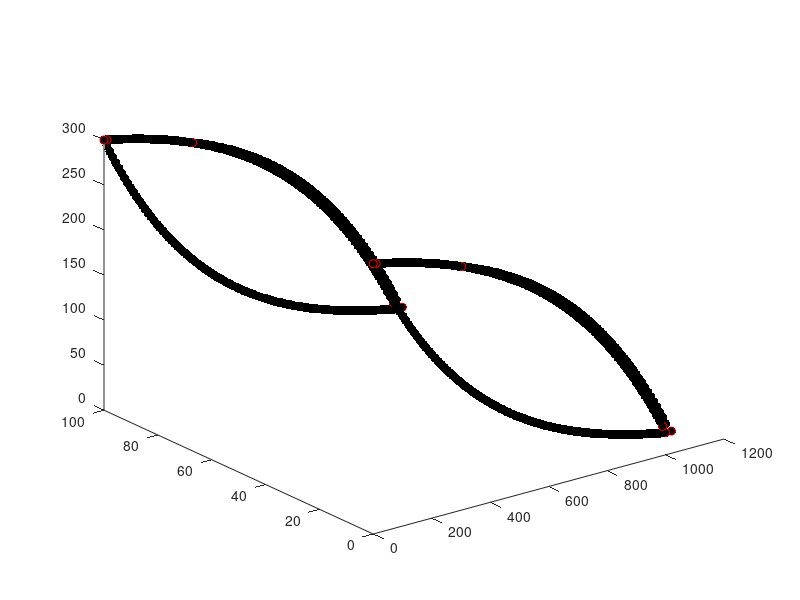

The MATLAB script that drew this image:
%% Here's how the node list is going to be set up:
%  . == basal nodes
%  o == surface nodes
% (xxx) == node # in node list 
%
%       o(2*b+s+1)____
%      /              ____
% (2*b+1)  .(b+1)         ---_____             
%    o____                         --------____   (2*b + 2*s)        
%  ./         ------_________                ----____o
%  1\____                    ___________________    / \. (2*b)
%        \__________                            ---o  /(2*b + s)
%                   -----------____________________\./ (b)
%
%%
clear;clf;
% first: what are you going to call this poly file?
str = 'lense3D_endeb.poly';

x_nodes = 100;                           % number nodes in X-dir
L = 1000;                                % length of domain in X-dir
x = linspace(0,L,x_nodes);               % X-dir


% simple testing:
% bas = zeros(length(x),1);
% srf = 100*ones(length(x),1);
% srf = srf(2:end-1);
% xsrf = x(2:end-1);

basal = 300*exp(-x/400);            % basal position function
a =  -28.3223;                      % ???
n_basal = 2.37e-03;                 % ???
c = 328.3223;                       % ???
surface = a*exp(n_basal*x)+c;       % surface position function
surface = surface(2:end-1);         % trimming the surface topo
x_surface = x(2:end-1);             % x corresponding to # surface pts.
%% dz determination

debris_start = 300;
debris_thickness = 10;
xmax = max(x);


xdebris = x(x > debris_start);
zdebris = [surface(x_surface > debris_start) basal(end)];

%find the slope of the debris thickness increase
m = debris_thickness/(xmax - debris_start);
dz = m*(xdebris-debris_start); %y = mx, equal to thickness of debris on top of surface

zdebris = zdebris + dz; 
debris_end = [debris_thickness+xmax, basal(end)]; %[x, z]

xdebris = [xdebris debris_end(1)+debris_thickness]; %Make it a bit extra thick at the base by adding 1.5* debris thickness to x value
zdebris = [zdebris debris_end(2)];

glacier_width = 100;                        % width between Y0 / Y1 faces

n_basal = length(basal);        %num basal nodes
n_surface = length(surface);    %num surface nodes
n_debris = length(xdebris);

% useful corner nodes:

b1 = 1;
b2 = n_basal;
b3 = n_basal+1;
b4 = 2*n_basal;

s1 = 2*n_basal + 1;
s2 = 2*n_basal + n_surface;
s3 = 2*n_basal + n_surface + 1;
s4 = 2*n_basal + 2*n_surface;

d1 = 2*n_basal + 2*n_surface + 1;
d2 = 2*n_basal + 2*n_surface + n_debris;
d3 = 2*n_basal + 2*n_surface + n_debris + 1;
d4 = 2*n_basal + 2*n_surface + 2*n_debris;

ds1 = 2*n_basal + n_surface - n_debris + 3;
ds2 = 2*n_basal + 2*n_surface - n_debris + 3;

corners = [b1 b2 b3 b4 s1 s2 s3 s4 d1 d2 d3 d4 ds1 ds2];

%% ---------------------------- NODES ----------------------------------%%
nodes = NaN*ones(n_basal+n_basal+n_surface+n_surface+2*length(zdebris), 4);       % empty node matrix to be filled in

% BASAL nodes: ------------------------------------------------------------
% front side (step one, 1 to b):
for i = 1 : n_basal
    ii = i;
    nodes(i,1) = i;                 % this is the node number
    nodes(i,2) = x(ii);             % x
    nodes(i,3) = glacier_width;     % y, front face
    nodes(i,4) = basal(ii);         % z, basal
end;
% back side: (note the loop counter) (step two, b+1 to 2b)
for i = (n_basal+1) : (2*n_basal)
    ii = i-n_basal;
    nodes(i,1) = i;                 % this is the node number
    nodes(i,2) = x(ii);             % x
    nodes(i,3) = 0;                 % y, back face
    nodes(i,4) = basal(ii);           % z, basal
end;

% SURFACE nodes: ----------------------------------------------------------
% front side: (step 4, 2b+1 to 2b+s)
for i = (2*n_basal) + 1 : (2*n_basal) + n_surface
    ii = i-2*n_basal;
    nodes(i,1) = i;                 % this is the node number
    nodes(i,2) = x_surface(ii);          % x
    nodes(i,3) = glacier_width;                 % y, back face
    nodes(i,4) = surface(ii);           % z, surface
end;
% back side (bounds of loop are written this way for clarity): (step 5,
% 2b+s+1 to 2b+2s)
for i = (2*n_basal + n_surface) + 1 : (2*n_basal + 2*n_surface)
    ii = i-(2*n_basal)-n_surface;
    nodes(i,1) = i;                 % this is the node number
    nodes(i,2) = x_surface(ii);          % x
    nodes(i,3) = 0;                 % y, back face
    nodes(i,4) = surface(ii);           % z, surface
end;

% DEBRIS nodes: ----------------------------------------------------------
% front side:
for i = (2*n_basal + 2*n_surface) + 1 : (2*n_basal + 2*n_surface) + n_debris
    ii = i-2*n_basal-2*n_surface;               %incrementing through this section only
    nodes(i,1) = i;                 % this is the node number
    nodes(i,2) = xdebris(ii);     % x location of this node
    nodes(i,3) = glacier_width;     % y set to glacier width for all nodes
    nodes(i,4) = zdebris(ii);       % z, surface (I think this should be debris surface)
end;
% back side (bounds of loop are written this way for clarity):
for i = (2*n_basal + 2*n_surface + n_debris) + 1 : (2*n_basal + 2*n_surface) + 2*n_debris
    ii = i-(2*n_basal)-2*n_surface-n_debris; % incrementing through this section only
    nodes(i,1) = i;                 % this is the node number
    nodes(i,2) = xdebris(ii);     % x
    nodes(i,3) = 0;                 % y, back face
    nodes(i,4) = zdebris(ii);       % z, surface
end;

% PLOT for sanity check:
plot3(nodes(:,2)  ,nodes(:,3)  ,nodes(:,4),'k.', 'MarkerSize', 20); hold on;
plot3(nodes(corners,2)  ,nodes(corners,3)  ,nodes(corners,4),'ro'); hold on;

%% ---------------------------- FACETS ---------------------------------%%

% Z0 (basal) --------------------------------------------------------------
% z0 face first: you will have (b-1) quadrilateral faces
z0header = NaN*ones(n_basal-1,3); % 3 numbers make up a header
z0facets = NaN*ones(n_basal-1,5); % 1 number saying the number of nodes we'll have
                            % and 4 nodes comprising the actual facet
flag = 16;                  % Z0 flag;
                

for f = 1 : n_basal-1
                             % Here's what the header means:
    z0header(f,1) = 1;       % "1 facet follows this header"
    z0header(f,2) = 0;       % "with 0 attributes"?
    z0header(f,3) = flag;    % "and this (Z0 = 16) flag"

    z0facets(f,1) = 4;      % # of points to follow (4, it's a quadrilateral)
                            % "listed in this order" (follows right-hand
                            % rule, normal vector OUTWARD):
    z0facets(f,2) = f+1;             %   b+f----b+f+1
    z0facets(f,3) = f;               %   |   Z0   |
    z0facets(f,4) = f+n_basal;       %   |        |
    z0facets(f,5) = f+1+n_basal;     %   f------f+1
end;

% Z1 ice (surface) ------------------------------------------------------------
% z1 face next: you will have (s-1) + 1 (left side) + 1 (right side) quadrilateral faces
z1header = NaN*ones(1 + n_surface-1 + 1 ,3); % 3 numbers make up a header
z1facets = NaN*ones(1 + n_surface-1 + 1 ,4); % 1 number saying the number of nodes we'll have
                            % and 4 nodes comprising the actual facet
flag = 32;                  % Z1 flag;

% start w/ left side
z1header(1,1) = 1;
z1header(1,2) = 0;
z1header(1,3) = flag;

z1facets(1,1) = 4;                          %  (b+1)     (2b+s+1)
z1facets(1,2) = 1;                            %  ._________o
z1facets(1,3) = 2*n_basal + 1;                %  |         |
z1facets(1,4) = 2*n_basal + n_surface + 1;    %  |(1)      |
z1facets(1,5) = n_basal + 1;                  %  ._________o (2b+1)

counter = 2; % start after the first facet listed above

% loop over surface
for f = (2*n_basal + 1) : (2*n_basal + n_surface) - 1
    
                             % Here's what the header means:
    z1header(counter,1) = 1;       % "1 facet follows this header"
    z1header(counter,2) = 0;       % "with 0 attributes"?
    if (f >= ds1)
        flag = 0;
    end
    z1header(counter,3) = flag;    % "and this (Z0 = 16) flag"


    z1facets(counter,1) = 4;      % # of points to follow 
                            % "listed in this order" (follows right-hand
                            % rule, normal vector OUTWARD):
    z1facets(counter,2) = f;                %   f+s----f+s+1
    z1facets(counter,3) = f+1;              %   |        |
    z1facets(counter,4) = f+n_surface+1;    %   |        |
    z1facets(counter,5) = f+n_surface;      %   f------f+1
    
    counter = counter + 1;
end;

% end w/ right side
z1header(end,1) = 1;
z1header(end,2) = 0;
z1header(end,3) = 0;

z1facets(end,1) = 4;                            %  (2b+2s)   (2b)
z1facets(end,2) = n_basal;                      %  o_________.
z1facets(end,3) = 2*n_basal;                    %  |         |
z1facets(end,4) = 2*n_basal + 2*n_surface;      %  |(2b+s)   |
z1facets(end,5) = 2*n_basal + n_surface;        %  o_________. (b)

% Z1 debris (surface) ------------------------------------------------------------
% z1 face next: you will have (s-1) + 1 (left side) + 1 (right side) quadrilateral faces
z1debris_header = NaN*ones(1 + n_debris  ,3); % 3 numbers make up a header
z1debris_facets = NaN*ones(1 + n_debris  ,4); % 1 number saying the number of nodes we'll have
                            % and 4 nodes comprising the actual facet
flag = 32;                  % Z1 flag;

% start w/ left side
z1debris_header(1,1) = 1;
z1debris_header(1,2) = 0;
z1debris_header(1,3) = flag;

z1debris_facets(1,1) = 4;                          
z1debris_facets(1,2) = ds1-1;                         
z1debris_facets(1,3) = d1;                
z1debris_facets(1,4) = d3;   
z1debris_facets(1,5) = ds2-1;                 

counter = 2; % start after the first facet listed above

% loop over surface
for f = d1 : d2 - 1
    
                             % Here's what the header means:
    z1debris_header(counter,1) = 1;       % "1 facet follows this header"
    z1debris_header(counter,2) = 0;       % "with 0 attributes"?
    z1debris_header(counter,3) = flag;    % "and this (Z0 = 32) flag"


    z1debris_facets(counter,1) = 4;      % # of points to follow 
                            % "listed in this order" (follows right-hand
                            % rule, normal vector OUTWARD):
    z1debris_facets(counter,2) = f;                %   f+s----f+s+1
    z1debris_facets(counter,3) = f+1;              %   |        |
    z1debris_facets(counter,4) = f+n_debris+1;     %   |        |
    z1debris_facets(counter,5) = f+n_debris;       %   f------f+1
    
    counter = counter + 1;
end;

% last facet tucks under, connecting last debris node to last basal ice
% mode
flag = 16;
z1debris_header(end,1) = 1;
z1debris_header(end,2) = 0;
z1debris_header(end,3) = flag;

z1debris_facets(end,1) = 4;                          
z1debris_facets(end,2) = d4;                         
z1debris_facets(end,3) = d2;                
z1debris_facets(end,4) = b2;   
z1debris_facets(end,5) = b4;

% Y0 (front side) ---------------------------------------------------------
% on the front side you'll have (s-1) quadrilateral elements and (2)
% triangular elements (on the left and right sides -- deal w/ those last)
y0header = NaN*ones(n_surface-1,3); % 3 numbers make up a header
y0facets = NaN*ones(n_surface-1,5); % 1 number saying the number of nodes we'll have
                            % and 4 nodes comprising the actual facet
flag = 4;                   % Y0 flag;


% this is a really important array: 
%   the 1st column are front basal node numbers excluding the ends
%   the 2nd column are front surface node numbers:
indices = [[2:n_basal-1]' [2*n_basal+1:2*n_basal+n_surface]']; % call it I in the pic below

for f = 1 : n_surface-1
    y0header(f,1) = 1;
    y0header(f,2) = 0;
    y0header(f,3) = flag;

    y0facets(f,1) = 4;                   %  I(f,2)   I(f+1,2)
    y0facets(f,2) = indices(f,1);        %  o_________o
    y0facets(f,3) = indices(f+1,1);      %  |         |
    y0facets(f,4) = indices(f+1,2);      %  |I(f,1)   |
    y0facets(f,5) = indices(f,2);        %  ._________. I(f+1,1)
end

% Y1 (back side) ;) -------------------------------------------------------
% on the back side you'll have (s-1) quadrilateral elements and (2)
% triangular elements (on the left and right sides -- deal w/ those last)
y1header = NaN*ones(n_surface-1,3); % 3 numbers make up a header
y1facets = NaN*ones(n_surface-1,5); % 1 number saying the number of nodes we'll have
                            % and 4 nodes comprising the actual facet
flag = 8;                   % Y1 flag;


% this is a really important array: 
%   the 1st column are front basal node numbers excluding the ends
%   the 2nd column are front surface node numbers: (should maybe say "back"
%   not "front"?
indices = [[n_basal+2:n_basal+n_basal-1]' [2*n_basal+n_surface+1:2*n_basal+2*n_surface]']; % call it I in the pic below

for f = 1 : n_surface-1
    y1header(f,1) = 1;
    y1header(f,2) = 0;
    y1header(f,3) = flag;               % Note that outward normal is INTO
                                        % page for this order:
    y1facets(f,1) = 4;                  %  I(f,2)   I(f+1,2)
    y1facets(f,2) = indices(f+1,1);     %  o_________o
    y1facets(f,3) = indices(f,1);       %  |         |
    y1facets(f,4) = indices(f,2);       %  |I(f,1)   |
    y1facets(f,5) = indices(f+1,2);     %  ._________. I(f+1,1)
end

% Y0 / Y1 TRIANGULAR FACETS ON LEFT AND RIGHT SIDE ------------------------
% there are 4 of these

yTRIhead = NaN*ones(4,3);
yTRIface = NaN*ones(4,4); % now we have 3 pts defining a facet, so 4 cols

% Y0 (front) triangles
flag = 4;

% left:
yTRIhead(1,:) = [1 0 flag];
yTRIface(1,:) = [3      1       2       (2*n_basal+1)];    
% right:
yTRIhead(2,:) = [1 0 flag];
yTRIface(2,:) = [3      (n_basal-1)   n_basal       (2*n_basal+n_surface)];      

% Y1 (back) triangles 
flag = 8;

% left:
yTRIhead(3,:) = [1 0 flag];
yTRIface(3,:) = [3      (n_basal+2)   (n_basal+1)   (2*n_basal+n_surface+1)];    
% right:
yTRIhead(4,:) = [1 0 flag];
yTRIface(4,:) = [3      (2*n_basal)   (2*n_basal-1) (2*n_basal+2*n_surface)];

%% DEBRIS FACETS left / right side -----------------------------------------
% Y0D (front debris side) -------------------------------------------------
% on the front side you'll have (d-1) quadrilateral elements and (2)
% triangular elements (on the left and right sides -- deal w/ those last)
flag = 4;                   % Y0 flag;

% this is a really important array: 
%   the 1st column are front surface nodes excluding those before the
%   debris and at the ends
%   the 2nd column are the debris surface nodes excluding the start and the
%   end?
surf_indices = [(ds1:s2) b2]; %+1 for indexing, +1 to skip the first
debris_indices = [d1:d2-1]; %+1 for indexing, +1 to skip the first 

indices = [surf_indices' debris_indices']; % call it I in the pic below

%preallocate
y0header_debris = NaN*ones(length(indices)-1,3);
y0facets_debris = NaN*ones(length(indices)-1,5);

% Debris Y0
for f = 1 : length(indices)-1
    y0header_debris(f,1) = 1;
    y0header_debris(f,2) = 0;
    y0header_debris(f,3) = flag;

    y0facets_debris(f,1) = 4;                   %  I(f,2)   I(f+1,2)
    y0facets_debris(f,2) = indices(f,1);        %  o_________o
    y0facets_debris(f,3) = indices(f,2);      %  |         |
    y0facets_debris(f,4) = indices(f+1,2);      %  |I(f,1)   |
    y0facets_debris(f,5) = indices(f+1,1);        %  ._________. I(f+1,1)
end


% Y1D (back debris side) -------------------------------------------------
% on the front side you'll have (d-1) quadrilateral elements and (2)
% triangular elements (on the left and right sides -- deal w/ those last)
flag = 8;                   % Y1 flag;


% this is a really important array: 
%   the 1st column are front surface nodes excluding those before the
%   debris and at the ends
%   the 2nd column are the debris surface nodes excluding the start and the
%   end?

surf_indices = [(ds2:s4) b4];
debris_indices = [d3:d4-1];

indices = [surf_indices' debris_indices']; % call it I in the pic below

%preallocate
y1header_debris = zeros(length(indices)-1,3);
y1facets_debris = zeros(length(indices)-1,5);

% Debris Y0
for f = 1 : length(indices)-1
    y1header_debris(f,1) = 1;
    y1header_debris(f,2) = 0;
    y1header_debris(f,3) = flag;

    y1facets_debris(f,1) = 4;                   %  I(f,2)   I(f+1,2)
    y1facets_debris(f,2) = indices(f,1);        %  o_________o
    y1facets_debris(f,3) = indices(f+1,1);      %  |         |
    y1facets_debris(f,4) = indices(f+1,2);      %  |I(f,1)   |
    y1facets_debris(f,5) = indices(f,2);        %  ._________. I(f+1,1)
end

%% Figure out debris layer triangular facets

% Y0D / Y1D TRIANGULAR FACETS ON LEFT AND RIGHT SIDE ----------------------
% there are 4 of these

yTRIhead_debris = NaN*ones(4,3);
yTRIface_debris = NaN*ones(4,4); % now we have 3 pts defining a facet, so 4 cols

% Y0 (front) triangles
flag = 4;

% left:
yTRIhead_debris(1,:) = [1 0 flag];
yTRIface_debris(1,:) = [3 d1 ds1 ds1-1]; %not sure what the first numbers are here
% right:
yTRIhead_debris(2,:) = [1 0 flag];
yTRIface_debris(2,:) = [3 b2 d2-1 d2]; %what does the 3 mean

% Y1 (back) triangles 
flag = 8;

% left:
yTRIhead_debris(3,:) = [1 0 flag];
yTRIface_debris(3,:) = [3 d3 ds2-1 ds2];    
% right:
yTRIhead_debris(4,:) = [1 0 flag];
yTRIface_debris(4,:) = [3 d4 d4-1 b4];

%% BECAUSE C++ / TETGEN LIBRARY NUMBER EVERYTHING STARTING FROM 0, WE 
%  SUBTRACT 1 EVERYWHERE.

% concatenate all the header / facet lists for QUADRILATERAL ELEMENTS:
header4 = [z0header;
          z1header;
          z1debris_header;
          y0header;
          y1header;
          y0header_debris;
          y1header_debris];

facets4 = [z0facets;
          z1facets;
          z1debris_facets;
          y0facets;
          y1facets;
          y0facets_debris;
          y1facets_debris];

tri_facets = [yTRIface;
              yTRIface_debris];
          
tri_headers = [yTRIhead;
               yTRIhead_debris];

      
% now subtract 1 from the node list:
nodes(:,1) = nodes(:,1) - 1;
% now subtract 1 from the facets4 and yTRIface and yTRIface_debris lists:
facets4 (:,2:5) = facets4 (:,2:5) - 1;
tri_facets(:,2:4) = tri_facets(:,2:4) - 1;


%% NOW WE WRITE TO FILE
format short g
fid = fopen(str,'w');

% node header:
fmt    = '%d %d %d %d\n';
header = [length(nodes) 3   0   0];
fprintf(fid, fmt, header);

% write nodes:
fmt    = '%d %f %f %f\n';
for n = 1:length(nodes)
    fprintf(fid, fmt, nodes(n,:));
end;

% facet header:
n_facets = length(header4) + length(tri_headers); %why are we counting facets by headers
header = [n_facets 1];
fmt    = '%d %d\n';
fprintf(fid, fmt, header);

% write quadrilateral facets 
% (alternate header and facet row by row)
n_quads = length(header4);
fmthead  = '%d %d %d\n';
fmtfacet = '%d %d %d %d %d\n';
for n = 1:n_quads
    fprintf(fid, fmthead , header4(n,:));
    fprintf(fid, fmtfacet, facets4(n,:));
end;

% same for triangular elements:
n_tris = length(tri_headers);
fmtfacet = '%d %d %d %d\n';
for n = 1:n_tris
    fprintf(fid, fmthead , tri_headers(n,:));
    fprintf(fid, fmtfacet, tri_facets(n,:));
end;

% our mesh has 0 holes:
fprintf(fid, '%d\n', 0);

% number of regions?
REGIONS = 2; % ICE --- ROCK --- ICE
fprintf(fid, '%d\n', REGIONS);

% region description:
%         [region #     x0        y0                z0      nmat    maximum elem. size]
regions = [0            mean(x)   glacier_width/2   100     0           1e9;
           1            mean(x)   glacier_width/2   240     1           1e9];

fmt = '%d %f %f %f %d %f\n';
for n = 1:REGIONS
    fprintf(fid,fmt,regions(n,:));
end;
fclose(fid);
      












































